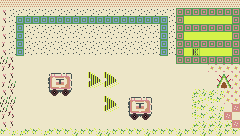

Below is a game level as drawn by its tile map, then a one-line description and the .tmx file that defines it, in full:
An orthogonal 30x17 tile map with 8x8 px tiles, 1 tile layer (piso) and 8 objects.

<map version="1.10" tiledversion="1.12.2" orientation="orthogonal" renderorder="right-down" width="30" height="17" tilewidth="8" tileheight="8" infinite="0" nextlayerid="7" nextobjectid="73">
 <tileset firstgid="1" name="fondo_tileset2" tilewidth="8" tileheight="8" tilecount="144" columns="12">
  <image source="fondo_tileset2.png" width="96" height="96" />
 </tileset>
 <layer id="1" name="piso" width="30" height="17">
  <data encoding="csv">
86,86,86,86,86,86,86,86,86,86,86,86,86,86,86,86,86,86,86,86,86,86,86,86,86,86,86,86,86,86,
75,97,98,97,98,97,98,97,98,97,98,97,98,97,98,97,98,97,98,97,98,97,137,137,137,137,137,137,137,137,
75,109,138,138,138,138,138,138,138,138,138,138,138,138,138,138,138,138,138,138,138,109,137,124,124,124,124,124,124,137,
87,97,138,97,98,97,98,97,98,97,98,97,98,97,98,97,98,97,98,97,138,97,137,137,137,137,137,137,137,137,
75,109,138,109,110,109,110,109,110,109,110,109,110,109,110,109,110,109,110,109,138,109,137,124,124,124,124,124,124,137,
87,97,138,97,98,97,98,97,98,97,98,97,98,97,98,97,98,97,98,97,138,97,137,137,137,137,137,137,137,137,
75,109,138,109,110,109,110,109,110,109,110,109,110,109,110,109,110,109,110,109,138,109,137,124,91,124,124,124,124,137,
77,76,83,83,83,83,83,83,83,83,83,83,83,83,83,83,83,83,83,83,83,83,137,137,137,137,137,137,137,137,
87,88,83,74,74,74,83,83,83,83,83,83,83,83,83,83,83,83,83,83,83,83,83,83,83,83,49,49,49,49,
75,76,83,74,74,74,42,43,44,74,74,94,95,94,95,14,14,14,83,83,83,83,83,83,83,83,83,59,60,49,
87,77,83,74,74,74,54,55,56,14,74,106,107,106,107,14,14,14,83,83,83,83,83,83,83,83,83,71,72,49,
75,76,83,74,74,74,66,67,68,83,83,83,83,83,83,14,14,14,83,83,83,83,83,83,131,132,129,130,49,49,
77,77,83,74,74,74,74,74,74,74,74,74,74,94,95,74,42,43,44,83,83,83,83,83,143,144,141,142,49,49,
77,76,83,74,74,74,74,74,74,74,74,74,74,106,107,74,54,55,56,83,83,83,83,83,141,142,129,130,83,62,
87,88,83,74,74,74,74,74,74,74,74,74,74,74,74,74,66,67,68,83,83,83,83,83,141,142,131,132,62,83,
75,76,83,74,74,74,74,74,74,74,74,74,74,74,74,74,74,74,83,83,83,83,83,83,131,132,131,132,131,62,
142,130,130,142,142,130,142,142,142,132,142,142,132,132,142,142,142,142,132,142,142,142,132,142,142,132,142,132,142,142
</data>
 </layer>
 <objectgroup id="2" name="paredes">
  <object id="65" x="232.25" y="1.5" width="7.5" height="134.25" />
  <object id="66" x="0.25" y="0.25" width="7.25" height="77.0833" />
  <object id="67" x="0.25" y="80" width="8.25" height="54.5" />
  <object id="68" x="10.5" y="128.5" width="220.5" height="6.5" />
  <object id="69" x="9" y="0.5" width="222" height="9" />
  <object id="72" x="47.1053" y="68.6667" width="107.772" height="51.0438" />
 </objectgroup>
 <objectgroup id="5" name="puerta">
  <properties>
   <property name="destino" value="inspiraciones" />
  </properties>
  <object id="70" x="216.667" y="72.8333" width="15" height="16">
   <properties>
    <property name="destino" value="plano" />
   </properties>
  </object>
 </objectgroup>
 <objectgroup id="6" name="spawn">
  <properties>
   <property name="desde" value="plano" />
  </properties>
  <object id="71" x="13.8333" y="109.667" width="14" height="16">
   <properties>
    <property name="desde" value="presentacion1" />
   </properties>
  </object>
 </objectgroup>
</map>
